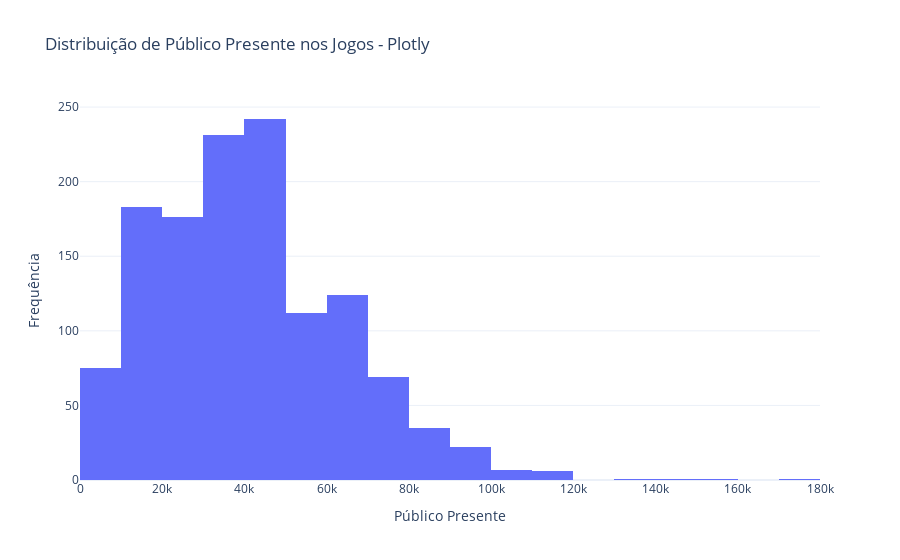

Notebook source saved alongside this figure:
### Code cell
#### solução com plotly
import plotly.express as px
fig = px.histogram(wc, x='comparecimento', nbins=30, title="Distribuição de Público Presente nos Jogos - Plotly")
fig.update_layout(
    xaxis_title="Público Presente",
    yaxis_title="Frequência",
    template="plotly_white"
)
fig.show()

### Figure 1 — Plotly figure (JSON) as saved in the notebook; plotly's stock layout.template omitted (floating-point values rounded to 4 significant figures; data arrays with more than 128 entries replaced by an {"elided": "..."} marker saying what was removed)
{"data": [{"alignmentgroup": "True", "bingroup": "x", "hovertemplate": "comparecimento=%{x}<br>count=%{y}<extra></extra>", "legendgroup": "", "marker": {"color": "#636efa", "pattern": {"shape": ""}}, "name": "", "nbinsx": 30, "offsetgroup": "", "orientation": "v", "showlegend": false, "type": "histogram", "x": {"elided": "1286 int values"}, "xaxis": "x", "yaxis": "y"}], "layout": {"barmode": "relative", "legend": {"tracegroupgap": 0}, "title": {"text": "Distribuição de Público Presente nos Jogos - Plotly"}, "xaxis": {"anchor": "y", "domain": [0, 1], "title": {"text": "Público Presente"}}, "yaxis": {"anchor": "x", "domain": [0, 1], "title": {"text": "Frequência"}}}}
